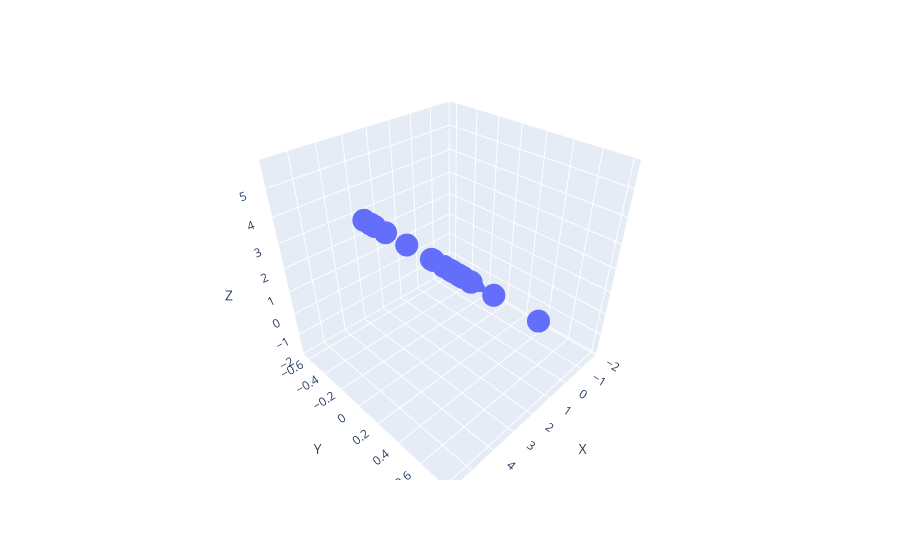

Source (notebook cell):
### Code cell
plot3D(E_reduced_dim[:,0],E_reduced_dim[:,1],E_reduced_dim[:,0])

### Figure 1 — Plotly figure (JSON) as saved in the notebook; plotly's stock layout.template omitted (floating-point values rounded to 4 significant figures)
{"data": [{"hovertemplate": "X=%{x}<br>Y=%{y}<br>Z=%{z}<extra></extra>", "legendgroup": "", "marker": {"color": "#636efa", "symbol": "circle"}, "mode": "markers", "name": "", "scene": "scene", "showlegend": false, "type": "scatter3d", "x": [4.63, 3.956, 4.295, 4.313, 4.938, 5.702, 5.143, 4.561, 4.01, 4.677], "y": [0.01869, 0.4188, 0.5438, -0.1653, 0.5269, 0.7958, 0.1227, 0.599, 0.1368, 0.1231], "z": [4.63, 3.956, 4.295, 4.313, 4.938, 5.702, 5.143, 4.561, 4.01, 4.677]}, {"hovertemplate": "X=%{x}<br>Y=%{y}<br>Z=%{z}<extra></extra>", "legendgroup": "", "marker": {"color": "#636efa", "symbol": "circle"}, "mode": "markers", "name": "", "scene": "scene", "showlegend": false, "type": "scatter3d", "x": [-0.7249, -0.7938, -0.7462, -1.07, -0.6332, -0.9147, -1.811, -0.6516, -0.5085, -0.7174], "y": [-0.2792, -0.3078, -0.6235, -0.3359, 0.06351, 0.4499, -0.3094, -0.1838, -0.2882, -0.1852], "z": [-0.7249, -0.7938, -0.7462, -1.07, -0.6332, -0.9147, -1.811, -0.6516, -0.5085, -0.7174]}], "layout": {"legend": {"tracegroupgap": 0}, "margin": {"t": 60}, "scene": {"domain": {"x": [0, 1], "y": [0, 1]}, "xaxis": {"title": {"text": "X"}}, "yaxis": {"title": {"text": "Y"}}, "zaxis": {"title": {"text": "Z"}}}}}
